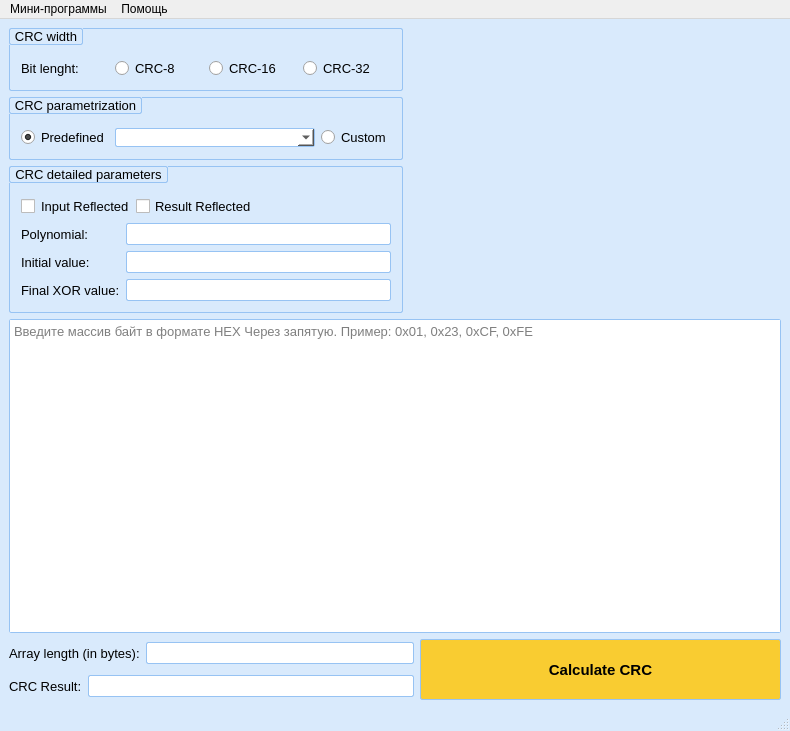
<?xml version="1.0" encoding="UTF-8"?>
<ui version="4.0">
 <class>MainWindow</class>
 <widget class="QMainWindow" name="MainWindow">
  <property name="geometry">
   <rect>
    <x>0</x>
    <y>0</y>
    <width>790</width>
    <height>731</height>
   </rect>
  </property>
  <property name="sizePolicy">
   <sizepolicy hsizetype="Preferred" vsizetype="Preferred">
    <horstretch>0</horstretch>
    <verstretch>0</verstretch>
   </sizepolicy>
  </property>
  <property name="minimumSize">
   <size>
    <width>683</width>
    <height>559</height>
   </size>
  </property>
  <property name="maximumSize">
   <size>
    <width>16777215</width>
    <height>16777215</height>
   </size>
  </property>
  <property name="font">
   <font>
    <pointsize>11</pointsize>
   </font>
  </property>
  <property name="windowTitle">
   <string>CRC Calculator by Solderingiron v1.0.7</string>
  </property>
  <property name="windowIcon">
   <iconset resource="images.qrc">
    <normaloff>:/app1.ico</normaloff>:/app1.ico</iconset>
  </property>
  <property name="styleSheet">
   <string notr="true">QMainWindow{
background-color: rgb(217, 234, 252);}</string>
  </property>
  <widget class="QWidget" name="centralwidget">
   <layout class="QVBoxLayout" name="verticalLayout_5">
    <item>
     <layout class="QHBoxLayout" name="horizontalLayout_6">
      <item>
       <layout class="QVBoxLayout" name="verticalLayout_4">
        <item>
         <layout class="QHBoxLayout" name="horizontalLayout_3">
          <item>
           <widget class="QGroupBox" name="groupBox">
            <property name="sizePolicy">
             <sizepolicy hsizetype="Expanding" vsizetype="Preferred">
              <horstretch>0</horstretch>
              <verstretch>0</verstretch>
             </sizepolicy>
            </property>
            <property name="minimumSize">
             <size>
              <width>382</width>
              <height>0</height>
             </size>
            </property>
            <property name="maximumSize">
             <size>
              <width>500</width>
              <height>16777215</height>
             </size>
            </property>
            <property name="font">
             <font>
              <pointsize>10</pointsize>
              <bold>false</bold>
             </font>
            </property>
            <property name="styleSheet">
             <string notr="true">QGroupBox {

    border: 1px solid #97c3f3;
    border-radius: 2px;
    background-color: qlineargradient(x1: 0, y1: 0, x2: 0, y2: 1,
                                      stop: 0 #edf1f5, stop: 1 #FFFFFF);
   
}
QGroupBox::title {
    border: 1px solid #97c3f3;
    border-radius: 2px;
    subcontrol-origin: margin;
    subcontrol-position: top left; /* position at the top center */
    padding: 0 3px;
    background-color: qlineargradient(x1: 0, y1: 0, x2: 0, y2: 1,
                                      stop: 0 #FFFFFF, stop: 1 #FFFFFF);
}
</string>
            </property>
            <property name="title">
             <string>CRC width</string>
            </property>
            <layout class="QVBoxLayout" name="verticalLayout">
             <item>
              <layout class="QGridLayout" name="gridLayout">
               <item row="0" column="0">
                <widget class="QLabel" name="label_3">
                 <property name="font">
                  <font>
                   <pointsize>10</pointsize>
                  </font>
                 </property>
                 <property name="text">
                  <string>Bit lenght:</string>
                 </property>
                </widget>
               </item>
               <item row="0" column="1">
                <widget class="QRadioButton" name="radioButton_CRC8">
                 <property name="font">
                  <font>
                   <pointsize>10</pointsize>
                  </font>
                 </property>
                 <property name="text">
                  <string>CRC-8</string>
                 </property>
                </widget>
               </item>
               <item row="0" column="2">
                <widget class="QRadioButton" name="radioButton_CRC16">
                 <property name="font">
                  <font>
                   <pointsize>10</pointsize>
                  </font>
                 </property>
                 <property name="text">
                  <string>CRC-16</string>
                 </property>
                </widget>
               </item>
               <item row="0" column="3">
                <widget class="QRadioButton" name="radioButton_3">
                 <property name="font">
                  <font>
                   <pointsize>10</pointsize>
                  </font>
                 </property>
                 <property name="text">
                  <string>CRC-32</string>
                 </property>
                </widget>
               </item>
              </layout>
             </item>
            </layout>
           </widget>
          </item>
         </layout>
        </item>
        <item>
         <layout class="QHBoxLayout" name="horizontalLayout_4">
          <item>
           <widget class="QGroupBox" name="groupBox_2">
            <property name="sizePolicy">
             <sizepolicy hsizetype="Expanding" vsizetype="Preferred">
              <horstretch>0</horstretch>
              <verstretch>0</verstretch>
             </sizepolicy>
            </property>
            <property name="minimumSize">
             <size>
              <width>382</width>
              <height>0</height>
             </size>
            </property>
            <property name="maximumSize">
             <size>
              <width>500</width>
              <height>16777215</height>
             </size>
            </property>
            <property name="font">
             <font>
              <pointsize>10</pointsize>
             </font>
            </property>
            <property name="styleSheet">
             <string notr="true">QGroupBox {

    border: 1px solid #97c3f3;
    border-radius: 2px;
    background-color: qlineargradient(x1: 0, y1: 0, x2: 0, y2: 1,
                                      stop: 0 #edf1f5, stop: 1 #FFFFFF);
   
}
QGroupBox::title {
    border: 1px solid #97c3f3;
    border-radius: 2px;
    subcontrol-origin: margin;
    subcontrol-position: top left; /* position at the top center */
    padding: 0 3px;
    background-color: qlineargradient(x1: 0, y1: 0, x2: 0, y2: 1,
                                      stop: 0 #FFFFFF, stop: 1 #FFFFFF);
}
</string>
            </property>
            <property name="title">
             <string>CRC parametrization</string>
            </property>
            <layout class="QVBoxLayout" name="verticalLayout_2">
             <item>
              <layout class="QHBoxLayout" name="horizontalLayout">
               <item>
                <widget class="QRadioButton" name="radioButton_Predefined">
                 <property name="sizePolicy">
                  <sizepolicy hsizetype="Minimum" vsizetype="Fixed">
                   <horstretch>0</horstretch>
                   <verstretch>0</verstretch>
                  </sizepolicy>
                 </property>
                 <property name="font">
                  <font>
                   <pointsize>10</pointsize>
                  </font>
                 </property>
                 <property name="text">
                  <string>Predefined</string>
                 </property>
                 <property name="checked">
                  <bool>true</bool>
                 </property>
                </widget>
               </item>
               <item>
                <widget class="QComboBox" name="comboBox">
                 <property name="enabled">
                  <bool>true</bool>
                 </property>
                 <property name="sizePolicy">
                  <sizepolicy hsizetype="Expanding" vsizetype="Fixed">
                   <horstretch>0</horstretch>
                   <verstretch>0</verstretch>
                  </sizepolicy>
                 </property>
                 <property name="minimumSize">
                  <size>
                   <width>200</width>
                   <height>0</height>
                  </size>
                 </property>
                 <property name="maximumSize">
                  <size>
                   <width>150</width>
                   <height>16777215</height>
                  </size>
                 </property>
                 <property name="font">
                  <font>
                   <pointsize>10</pointsize>
                  </font>
                 </property>
                 <property name="styleSheet">
                  <string notr="true">QComboBox {

    border: 1px solid #97c3f3;
    border-radius: 2px;
	background-color: rgb(255, 255, 255);
   
}</string>
                 </property>
                </widget>
               </item>
               <item>
                <widget class="QRadioButton" name="radioButton_Custom">
                 <property name="font">
                  <font>
                   <pointsize>10</pointsize>
                  </font>
                 </property>
                 <property name="text">
                  <string>Custom</string>
                 </property>
                </widget>
               </item>
              </layout>
             </item>
            </layout>
           </widget>
          </item>
         </layout>
        </item>
        <item>
         <layout class="QHBoxLayout" name="horizontalLayout_5">
          <item>
           <widget class="QGroupBox" name="groupBox_3">
            <property name="sizePolicy">
             <sizepolicy hsizetype="Expanding" vsizetype="Preferred">
              <horstretch>0</horstretch>
              <verstretch>0</verstretch>
             </sizepolicy>
            </property>
            <property name="minimumSize">
             <size>
              <width>382</width>
              <height>0</height>
             </size>
            </property>
            <property name="maximumSize">
             <size>
              <width>500</width>
              <height>16777215</height>
             </size>
            </property>
            <property name="font">
             <font>
              <pointsize>10</pointsize>
             </font>
            </property>
            <property name="styleSheet">
             <string notr="true">QGroupBox {

    border: 1px solid #97c3f3;
    border-radius: 2px;
    background-color: qlineargradient(x1: 0, y1: 0, x2: 0, y2: 1,
                                      stop: 0 #edf1f5, stop: 1 #FFFFFF);
   
}
QGroupBox::title {
    border: 1px solid #97c3f3;
    border-radius: 2px;
    subcontrol-origin: margin;
    subcontrol-position: top left; /* position at the top center */
    padding: 0 3px;
    background-color: qlineargradient(x1: 0, y1: 0, x2: 0, y2: 1,
                                      stop: 0 #FFFFFF, stop: 1 #FFFFFF);
}
</string>
            </property>
            <property name="title">
             <string>CRC detailed parameters</string>
            </property>
            <layout class="QVBoxLayout" name="verticalLayout_3">
             <item>
              <layout class="QFormLayout" name="formLayout">
               <item row="0" column="0" colspan="2">
                <layout class="QHBoxLayout" name="horizontalLayout_2">
                 <item>
                  <widget class="QCheckBox" name="checkBox_Input_Reflected">
                   <property name="font">
                    <font>
                     <pointsize>10</pointsize>
                    </font>
                   </property>
                   <property name="styleSheet">
                    <string notr="true">QCheckBox::indicator:checked {
   
	color: rgb(85, 255, 127);
}</string>
                   </property>
                   <property name="text">
                    <string>Input Reflected</string>
                   </property>
                  </widget>
                 </item>
                 <item>
                  <widget class="QCheckBox" name="checkBox_Result_Reflected">
                   <property name="font">
                    <font>
                     <pointsize>10</pointsize>
                    </font>
                   </property>
                   <property name="text">
                    <string>Result Reflected</string>
                   </property>
                  </widget>
                 </item>
                 <item>
                  <spacer name="horizontalSpacer">
                   <property name="orientation">
                    <enum>Qt::Horizontal</enum>
                   </property>
                   <property name="sizeHint" stdset="0">
                    <size>
                     <width>40</width>
                     <height>20</height>
                    </size>
                   </property>
                  </spacer>
                 </item>
                </layout>
               </item>
               <item row="1" column="0">
                <widget class="QLabel" name="label_4">
                 <property name="font">
                  <font>
                   <pointsize>10</pointsize>
                  </font>
                 </property>
                 <property name="text">
                  <string>Polynomial:</string>
                 </property>
                </widget>
               </item>
               <item row="1" column="1">
                <widget class="QLineEdit" name="lineEdit_Polynomial">
                 <property name="enabled">
                  <bool>true</bool>
                 </property>
                 <property name="font">
                  <font>
                   <pointsize>11</pointsize>
                  </font>
                 </property>
                 <property name="styleSheet">
                  <string notr="true">QLineEdit {

    border: 1px solid #97c3f3;
    border-radius: 2px;
	background-color: rgb(255, 255, 255);
   
}</string>
                 </property>
                </widget>
               </item>
               <item row="2" column="0">
                <widget class="QLabel" name="label_5">
                 <property name="font">
                  <font>
                   <pointsize>10</pointsize>
                  </font>
                 </property>
                 <property name="text">
                  <string>Initial value:</string>
                 </property>
                </widget>
               </item>
               <item row="2" column="1">
                <widget class="QLineEdit" name="lineEdit_Initial_value">
                 <property name="font">
                  <font>
                   <pointsize>11</pointsize>
                  </font>
                 </property>
                 <property name="styleSheet">
                  <string notr="true">QLineEdit {

    border: 1px solid #97c3f3;
    border-radius: 2px;
	background-color: rgb(255, 255, 255);
   
}</string>
                 </property>
                </widget>
               </item>
               <item row="3" column="0">
                <widget class="QLabel" name="label_6">
                 <property name="font">
                  <font>
                   <pointsize>10</pointsize>
                  </font>
                 </property>
                 <property name="text">
                  <string>Final XOR value:</string>
                 </property>
                </widget>
               </item>
               <item row="3" column="1">
                <widget class="QLineEdit" name="lineEdit_Final_XOR_value">
                 <property name="font">
                  <font>
                   <pointsize>11</pointsize>
                  </font>
                 </property>
                 <property name="styleSheet">
                  <string notr="true">QLineEdit {

    border: 1px solid #97c3f3;
    border-radius: 2px;
	background-color: rgb(255, 255, 255);
   
}</string>
                 </property>
                </widget>
               </item>
              </layout>
             </item>
            </layout>
           </widget>
          </item>
         </layout>
        </item>
       </layout>
      </item>
      <item>
       <spacer name="horizontalSpacer_2">
        <property name="orientation">
         <enum>Qt::Horizontal</enum>
        </property>
        <property name="sizeHint" stdset="0">
         <size>
          <width>40</width>
          <height>20</height>
         </size>
        </property>
       </spacer>
      </item>
     </layout>
    </item>
    <item>
     <widget class="QTextEdit" name="textEdit">
      <property name="font">
       <font>
        <pointsize>10</pointsize>
       </font>
      </property>
      <property name="styleSheet">
       <string notr="true">QTextEdit{

    border: 1px solid #97c3f3;
    border-radius: 2px;
    background-color: qlineargradient(x1: 0, y1: 0, x2: 0, y2: 1,
                                      stop: 0 #FFFFFF, stop: 1 #FFFFFF);
   
}</string>
      </property>
      <property name="documentTitle">
       <string/>
      </property>
      <property name="markdown">
       <string/>
      </property>
      <property name="placeholderText">
       <string>Введите массив байт в формате HEX Через запятую. Пример: 0x01, 0x23, 0xCF, 0xFE</string>
      </property>
     </widget>
    </item>
    <item>
     <layout class="QGridLayout" name="gridLayout_2">
      <item row="0" column="0" colspan="2">
       <widget class="QLabel" name="label">
        <property name="font">
         <font>
          <pointsize>10</pointsize>
         </font>
        </property>
        <property name="text">
         <string>Array length (in bytes):</string>
        </property>
       </widget>
      </item>
      <item row="0" column="2">
       <widget class="QLineEdit" name="lineEdit">
        <property name="font">
         <font>
          <pointsize>11</pointsize>
         </font>
        </property>
        <property name="styleSheet">
         <string notr="true">QLineEdit {

    border: 1px solid #97c3f3;
    border-radius: 2px;
	background-color: rgb(255, 255, 255);
   
}</string>
        </property>
        <property name="readOnly">
         <bool>true</bool>
        </property>
       </widget>
      </item>
      <item row="0" column="3" rowspan="2">
       <widget class="QPushButton" name="pushButton">
        <property name="sizePolicy">
         <sizepolicy hsizetype="Fixed" vsizetype="Fixed">
          <horstretch>0</horstretch>
          <verstretch>0</verstretch>
         </sizepolicy>
        </property>
        <property name="minimumSize">
         <size>
          <width>361</width>
          <height>61</height>
         </size>
        </property>
        <property name="font">
         <font>
          <pointsize>11</pointsize>
          <bold>true</bold>
         </font>
        </property>
        <property name="styleSheet">
         <string notr="true">QPushButton{
border: 1px solid #97c3f3;
border-radius: 2px;
background-color: rgb(249, 204, 49);
}
QPushButton:pressed {
border: 1px solid #97c3f3;
border-radius: 2px;
background-color: rgb(73, 249, 69);
}
QPushButton:flat {
    border: none; /* no border for a flat push button */
}
</string>
        </property>
        <property name="text">
         <string>Calculate CRC</string>
        </property>
       </widget>
      </item>
      <item row="1" column="0">
       <widget class="QLabel" name="label_2">
        <property name="font">
         <font>
          <pointsize>10</pointsize>
         </font>
        </property>
        <property name="text">
         <string>CRC Result:</string>
        </property>
       </widget>
      </item>
      <item row="1" column="1" colspan="2">
       <widget class="QLineEdit" name="lineEdit_CRC">
        <property name="enabled">
         <bool>true</bool>
        </property>
        <property name="font">
         <font>
          <pointsize>11</pointsize>
         </font>
        </property>
        <property name="styleSheet">
         <string notr="true">QLineEdit {

    border: 1px solid #97c3f3;
    border-radius: 2px;
	background-color: rgb(255, 255, 255);
	color: rgb(65,120,52)
   
}</string>
        </property>
       </widget>
      </item>
     </layout>
    </item>
   </layout>
  </widget>
  <widget class="QMenuBar" name="menubar">
   <property name="geometry">
    <rect>
     <x>0</x>
     <y>0</y>
     <width>790</width>
     <height>22</height>
    </rect>
   </property>
   <widget class="QMenu" name="menu">
    <property name="title">
     <string>Помощь</string>
    </property>
    <addaction name="action"/>
   </widget>
   <widget class="QMenu" name="menu_2">
    <property name="title">
     <string>Мини-программы</string>
    </property>
    <addaction name="action_2"/>
    <addaction name="action_3"/>
    <addaction name="action_RTD_Calculator"/>
    <addaction name="action_Thermocouple_Calculator"/>
    <addaction name="action_Signal_Converter"/>
    <addaction name="action_Curves_for_PWM"/>
    <addaction name="action_TIMx_Calculator"/>
   </widget>
   <addaction name="menu_2"/>
   <addaction name="menu"/>
  </widget>
  <widget class="QStatusBar" name="statusbar"/>
  <action name="action">
   <property name="icon">
    <iconset resource="images.qrc">
     <normaloff>:/about.png</normaloff>:/about.png</iconset>
   </property>
   <property name="text">
    <string>О программе</string>
   </property>
   <property name="shortcut">
    <string>F1</string>
   </property>
  </action>
  <action name="action_2">
   <property name="icon">
    <iconset resource="images.qrc">
     <normaloff>:/app2.ico</normaloff>:/app2.ico</iconset>
   </property>
   <property name="text">
    <string>Уравнение прямой, проходящей через 2 точки</string>
   </property>
   <property name="shortcut">
    <string>Ctrl+1</string>
   </property>
  </action>
  <action name="action_3">
   <property name="icon">
    <iconset resource="images.qrc">
     <normaloff>:/app3.ico</normaloff>:/app3.ico</iconset>
   </property>
   <property name="text">
    <string>HEX to float/double</string>
   </property>
   <property name="shortcut">
    <string>Ctrl+2</string>
   </property>
  </action>
  <action name="action_RTD_Calculator">
   <property name="icon">
    <iconset resource="images.qrc">
     <normaloff>:/app4.png</normaloff>:/app4.png</iconset>
   </property>
   <property name="text">
    <string>RTD Calculator Resistance to Temperature</string>
   </property>
   <property name="shortcut">
    <string>Ctrl+3</string>
   </property>
  </action>
  <action name="action_Thermocouple_Calculator">
   <property name="icon">
    <iconset resource="images.qrc">
     <normaloff>:/app5.png</normaloff>:/app5.png</iconset>
   </property>
   <property name="text">
    <string>Thermocouple Calculator</string>
   </property>
   <property name="shortcut">
    <string>Ctrl+4</string>
   </property>
  </action>
  <action name="action_Signal_Converter">
   <property name="icon">
    <iconset resource="images.qrc">
     <normaloff>:/app6.png</normaloff>:/app6.png</iconset>
   </property>
   <property name="text">
    <string>Signal Converter(0-10v and 4-20mA)</string>
   </property>
   <property name="shortcut">
    <string>Ctrl+5</string>
   </property>
  </action>
  <action name="action_Curves_for_PWM">
   <property name="icon">
    <iconset resource="images.qrc">
     <normaloff>:/app7.png</normaloff>:/app7.png</iconset>
   </property>
   <property name="text">
    <string>Сurves for PWM</string>
   </property>
   <property name="shortcut">
    <string>Ctrl+6</string>
   </property>
  </action>
  <action name="action_TIMx_Calculator">
   <property name="icon">
    <iconset resource="images.qrc">
     <normaloff>:/app8.png</normaloff>:/app8.png</iconset>
   </property>
   <property name="text">
    <string>STM32 TIMx Calculator</string>
   </property>
   <property name="shortcut">
    <string>Ctrl+7</string>
   </property>
  </action>
 </widget>
 <resources>
  <include location="images.qrc"/>
 </resources>
 <connections/>
</ui>
